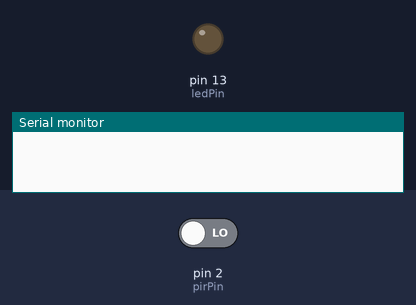
A sketch run on a simulated Arduino Uno, built with avr-gcc and run on an emulated ATmega328P. Shown: output pins drawn as LEDs (lit = HIGH), the last lines printed to the serial monitor. The test bench sets the inputs (shaded band); at power-on: pin 2 (pirPin) LOW.

Above: at 1.2 s.
1.3 s: pin 2 (pirPin) driven HIGH
At 2.5 s:
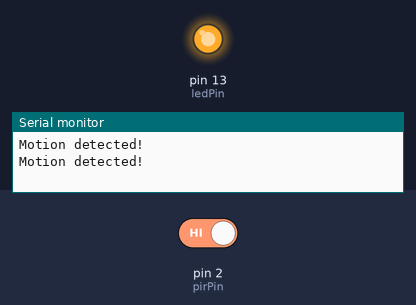
2.8 s: pin 2 (pirPin) driven LOW
At 4.3 s:
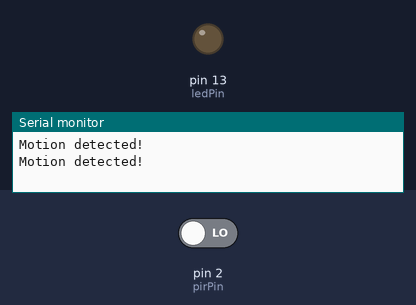
Timing chart, 0 to 5.8 s (numbered marks = the images above; inputs shaded):
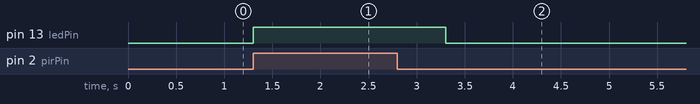

The sketch:

motion.ino
```cpp
// Pin configuration
const int pirPin = 2; // PIR sensor output pi
const int ledPin = 13; // LED pin to indicate motion detection

void setup() {
  pinMode(pirPin, INPUT); // Set PIR pin as input
  pinMode(ledPin, OUTPUT); // Set LED pin as output
  Serial.begin(9600); // Initialize serial communication
}

void loop() {
  int motionState = digitalRead(pirPin); // Read the PIR sensor output

  if (motionState == HIGH) {
    Serial.println("Motion detected!"); // Print message to serial monitor
    digitalWrite(ledPin, HIGH); // Turn on LED
    delay(1000); // Wait for 1 second
  } else {
    digitalWrite(ledPin, LOW); // Turn off LED
  }
}
```

Measured:
- after the input at 1.3 s, pin 13 (ledPin): LOW → HIGH at once
- after the input at 2.8 s, pin 13 (ledPin): HIGH → LOW after 0.50 s
